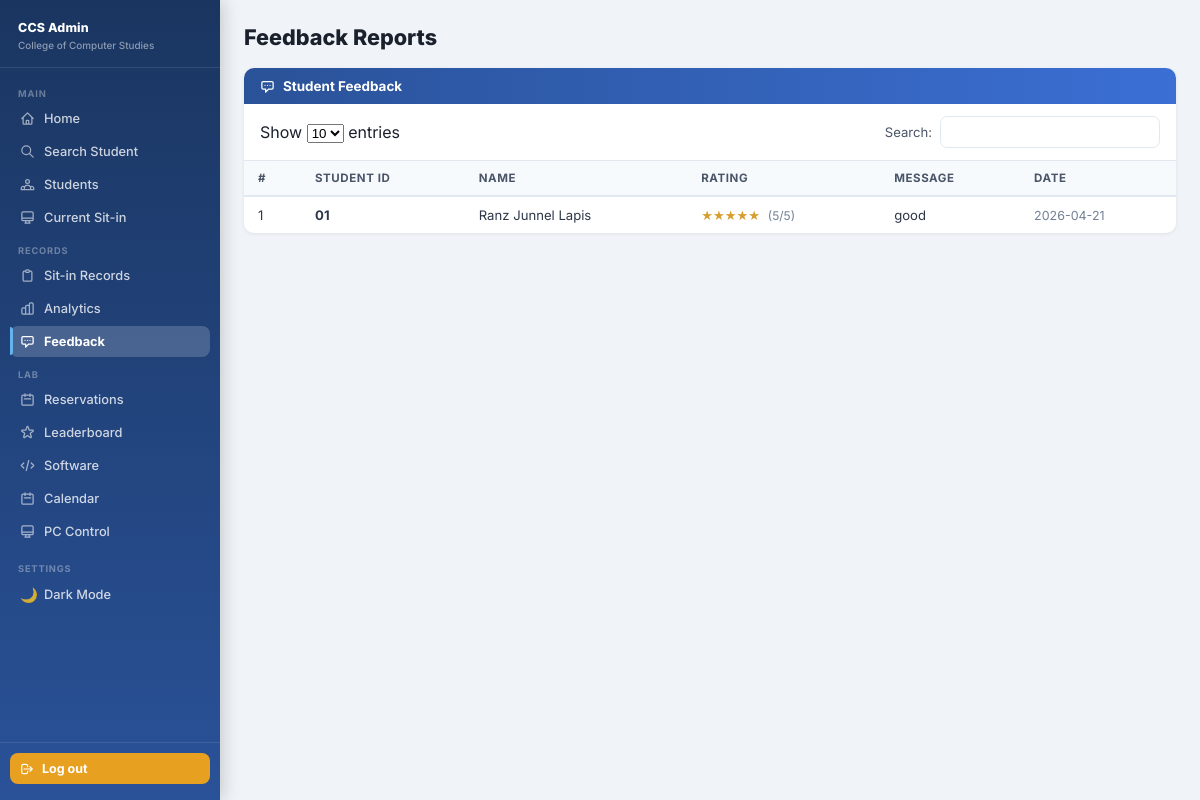
Screenshot of /admin/feedback_reports (signed in) with the database file from the repository.
### tables this page shows
CREATE TABLE feedback (
            id         INTEGER PRIMARY KEY AUTOINCREMENT,
            idno       VARCHAR(20) NOT NULL,
            message    TEXT NOT NULL,
            rating     INTEGER DEFAULT 5,
            created_at TIMESTAMP DEFAULT CURRENT_TIMESTAMP,
            FOREIGN KEY (idno) REFERENCES students(idno)
        );

CREATE TABLE students (
            id             INTEGER PRIMARY KEY AUTOINCREMENT,
            idno           VARCHAR(20)  UNIQUE NOT NULL,
            lastname       VARCHAR(50)  NOT NULL,
            firstname      VARCHAR(50)  NOT NULL,
            middlename     VARCHAR(50),
            course         VARCHAR(20)  NOT NULL,
            level          VARCHAR(5)   NOT NULL,
            email          VARCHAR(100) UNIQUE NOT NULL,
            address        TEXT,
            password       VARCHAR(255) NOT NULL,
            image_filename VARCHAR(255),
            remaining_session INTEGER DEFAULT 30,
            created_at     TIMESTAMP DEFAULT CURRENT_TIMESTAMP
        , profile_image TEXT, points INTEGER DEFAULT 0);

### app.py (the view)
@app.route('/admin/feedback_reports')
def feedback_reports():
    r = admin_required()
    if r: return r
    feedbacks = get_all_feedback()
    return render_template('feedback_reports.html', feedbacks=feedbacks)

### app.py (called while the page is built)
def is_logged_in():
    return 'student_id' in session

def is_admin():
    return session.get('role') == 'admin'

def admin_required():
    if not is_logged_in() or not is_admin():
        flash('Admin access required.', 'error')
        return redirect(url_for('login'))

### dbhelper.py (called while the page is built)
def connect():
    base_path = os.path.dirname(os.path.abspath(__file__))
    db_path   = os.path.join(base_path, "sysarch.db")
    conn      = sqlite3.connect(db_path)
    conn.row_factory = sqlite3.Row
    return conn

def get_all_feedback():
    conn = connect()
    cur  = conn.cursor()
    cur.execute('''
        SELECT f.*, st.firstname, st.lastname
        FROM feedback f
        JOIN students st ON f.idno = st.idno
        ORDER BY f.created_at DESC
    ''')
    rows = cur.fetchall()
    conn.close()
    return rows

### templates/feedback_reports.html (shortened to what this page needs)
<!DOCTYPE html>
<html lang="en">
<head>
  <link rel="stylesheet" href="{{ url_for('static', filename='css/admin.css') }}">
</head>
<body>
{% from 'macros.html' import admin_nav %}
{{ admin_nav('feedback') }}
<div class="admin-page">
  <div class="page-heading">Feedback Reports</div>
  <div class="card">
    <div class="card-header">
      <svg width="16" height="16" fill="none" viewBox="0 0 24 24" stroke="currentColor"><path stroke-linecap="round" stroke-linejoin="round" stroke-width="2" d="M8 10h.01M12 10h.01M16 10h.01M9 16H5a2 2 0 01-2-2V6a2 2 0 012-2h14a2 2 0 012 2v8a2 2 0 01-2 2h-5l-5 5v-5z"/></svg>
      Student Feedback
    </div>
    <div class="table-toolbar">
      <div class="entries-select">Show <select><option>10</option><option>25</option><option>50</option></select> entries</div>
      <div style="display:flex;align-items:center;gap:8px;font-size:0.82rem;color:#4a5568;">
        Search: <input type="text" id="tableSearch" oninput="searchTable(this.value)" class="table-search-input"/>
      </div>
    </div>
    <div class="table-wrap">
      <table class="data-table" id="feedbackTable">
        <thead>
          <tr><th>#</th><th>Student ID</th><th>Name</th><th>Rating</th><th>Message</th><th>Date</th></tr>
        </thead>
        <tbody>
          {% for f in feedbacks %}
          <tr>
            <td>{{ loop.index }}</td>
            <td><strong>{{ f.idno }}</strong></td>
            <td>{{ f.firstname }} {{ f.lastname }}</td>
            <td>
              <span style="color:#d69e2e;">
                {% for i in range(f.rating) %}★{% endfor %}
              </span>
              <span style="font-size:0.75rem;color:#718096;margin-left:4px;">({{ f.rating }}/5)</span>
            </td>
            <td style="max-width:300px;">{{ f.message }}</td>
            <td style="color:#718096;font-size:0.78rem;">{{ f.created_at[:10] }}</td>
          </tr>
          {% else %}
          <tr><td colspan="6" class="no-data-cell">No feedback submitted yet.</td></tr>
          {% endfor %}
        </tbody>
      </table>
    </div>
  </div>
</div>
</div>
</body>
</html>

### static/css/admin.css (style rules this page uses)
*, *::before, *::after { box-sizing: border-box; margin: 0; padding: 0; }
body { font-family: 'Inter', sans-serif; background: #f0f4f8; color: #1a202c; display: flex; flex-direction: row; min-height: 100vh; }
.admin-page, .page-wrap { max-width: 100%; margin: 0; padding: 0; }
.page-heading { font-size: 1.35rem; font-weight: 800; color: #1a202c; margin-bottom: 18px; }
.card { background: #fff; border-radius: 10px; overflow: hidden; box-shadow: 0 1px 4px rgba(0,0,0,.07); margin-bottom: 18px; }
.card-header { display: flex; align-items: center; gap: 8px; background: linear-gradient(90deg, #2a5298, #3b6fd4); color: #fff; padding: 10px 16px; font-size: 0.84rem; font-weight: 700; }
.card-header svg { width: 15px; height: 15px; flex-shrink: 0; }
.table-toolbar { display: flex; align-items: center; justify-content: space-between; padding: 12px 16px; border-bottom: 1px solid #e2e8f0; flex-wrap: wrap; gap: 10px; }
.table-search-input { padding: 7px 12px; border: 1.5px solid #e2e8f0; border-radius: 7px; font-size: 0.82rem; font-family: 'Inter', sans-serif; outline: none; transition: border 0.15s; width: 220px; }
.data-table { width: 100%; border-collapse: collapse; font-size: 0.82rem; }
.data-table th { background: #f7fafc; color: #4a5568; font-size: 0.72rem; font-weight: 700; text-transform: uppercase; letter-spacing: .05em; padding: 10px 14px; text-align: left; border-bottom: 2px solid #e2e8f0; white-space: nowrap; }
.data-table td { padding: 10px 14px; border-bottom: 1px solid #f0f4f8; color: #2d3748; vertical-align: middle; }
.data-table tr:last-child td { border-bottom: none; }

### templates/macros.html (style rules this page uses)
body { margin: 0; display: flex; min-height: 100vh; background: #f0f4f8; }
.admin-page { max-width: 100%; margin: 0; padding: 0; }

### rows the page displays
feedback: idno "01", firstname "Ranz Junnel", lastname "Lapis", rating "5", message "good", created_at "2026-04-21"
